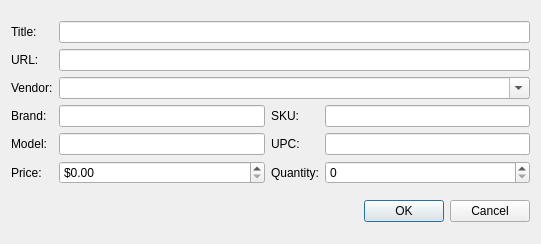
<?xml version="1.0" encoding="UTF-8"?>
<ui version="4.0">
 <class>vndProductDialog</class>
 <widget class="QDialog" name="vndProductDialog">
  <property name="geometry">
   <rect>
    <x>0</x>
    <y>0</y>
    <width>541</width>
    <height>244</height>
   </rect>
  </property>
  <property name="windowTitle">
   <string>Dialog</string>
  </property>
  <layout class="QVBoxLayout" name="verticalLayout">
   <item>
    <layout class="QGridLayout" name="gridLayout">
     <item row="0" column="0">
      <widget class="QLabel" name="label">
       <property name="text">
        <string>Title:</string>
       </property>
      </widget>
     </item>
     <item row="0" column="1" colspan="3">
      <widget class="QLineEdit" name="titleLine"/>
     </item>
     <item row="1" column="0">
      <widget class="QLabel" name="label_3">
       <property name="text">
        <string>URL:</string>
       </property>
      </widget>
     </item>
     <item row="1" column="1" colspan="3">
      <widget class="QLineEdit" name="urlLine"/>
     </item>
     <item row="2" column="0">
      <widget class="QLabel" name="label_2">
       <property name="text">
        <string>Vendor:</string>
       </property>
      </widget>
     </item>
     <item row="2" column="1" colspan="3">
      <widget class="QComboBox" name="vendorBox">
       <property name="editable">
        <bool>true</bool>
       </property>
      </widget>
     </item>
     <item row="3" column="0">
      <widget class="QLabel" name="label_4">
       <property name="text">
        <string>Brand:</string>
       </property>
      </widget>
     </item>
     <item row="3" column="1">
      <widget class="QLineEdit" name="brandLine"/>
     </item>
     <item row="3" column="2">
      <widget class="QLabel" name="label_6">
       <property name="text">
        <string>SKU:</string>
       </property>
      </widget>
     </item>
     <item row="3" column="3">
      <widget class="QLineEdit" name="skuLine"/>
     </item>
     <item row="4" column="0">
      <widget class="QLabel" name="label_5">
       <property name="text">
        <string>Model:</string>
       </property>
      </widget>
     </item>
     <item row="4" column="1">
      <widget class="QLineEdit" name="modelLine"/>
     </item>
     <item row="4" column="2">
      <widget class="QLabel" name="label_7">
       <property name="text">
        <string>UPC:</string>
       </property>
      </widget>
     </item>
     <item row="4" column="3">
      <widget class="QLineEdit" name="upcLine"/>
     </item>
     <item row="5" column="0">
      <widget class="QLabel" name="label_8">
       <property name="text">
        <string>Price:</string>
       </property>
      </widget>
     </item>
     <item row="5" column="1">
      <widget class="QDoubleSpinBox" name="priceBox">
       <property name="prefix">
        <string>$</string>
       </property>
       <property name="maximum">
        <double>999999.000000000000000</double>
       </property>
      </widget>
     </item>
     <item row="5" column="2">
      <widget class="QLabel" name="label_9">
       <property name="text">
        <string>Quantity:</string>
       </property>
      </widget>
     </item>
     <item row="5" column="3">
      <widget class="QSpinBox" name="quantityBox">
       <property name="maximum">
        <number>999999</number>
       </property>
      </widget>
     </item>
    </layout>
   </item>
   <item>
    <widget class="QDialogButtonBox" name="buttonBox">
     <property name="orientation">
      <enum>Qt::Horizontal</enum>
     </property>
     <property name="standardButtons">
      <set>QDialogButtonBox::Cancel|QDialogButtonBox::Ok</set>
     </property>
    </widget>
   </item>
  </layout>
 </widget>
 <resources/>
 <connections>
  <connection>
   <sender>buttonBox</sender>
   <signal>accepted()</signal>
   <receiver>vndProductDialog</receiver>
   <slot>accept()</slot>
   <hints>
    <hint type="sourcelabel">
     <x>248</x>
     <y>254</y>
    </hint>
    <hint type="destinationlabel">
     <x>157</x>
     <y>274</y>
    </hint>
   </hints>
  </connection>
  <connection>
   <sender>buttonBox</sender>
   <signal>rejected()</signal>
   <receiver>vndProductDialog</receiver>
   <slot>reject()</slot>
   <hints>
    <hint type="sourcelabel">
     <x>316</x>
     <y>260</y>
    </hint>
    <hint type="destinationlabel">
     <x>286</x>
     <y>274</y>
    </hint>
   </hints>
  </connection>
 </connections>
</ui>
